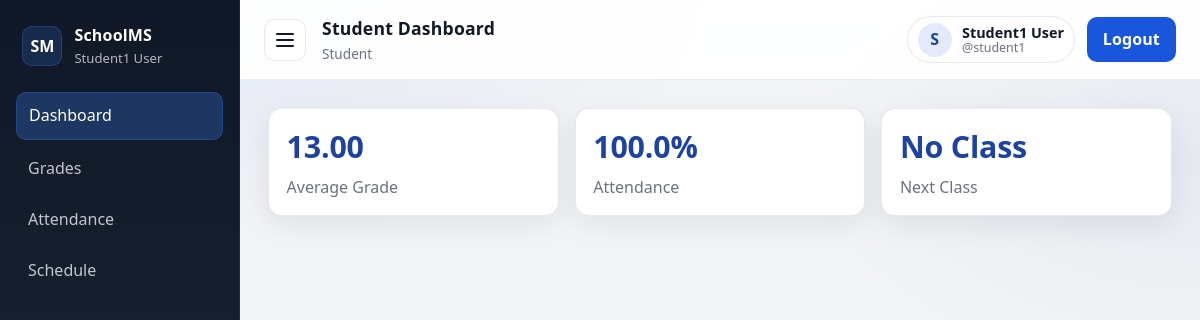
The app's page /student/ (signed in) with its own data.
### accounts/models.py (models this page shows, shortened)
class User(AbstractUser):
    ROLES = [
        ('admin', 'Administrator'),
        ('teacher', 'Teacher'),
        ('student', 'Student'),
        ('parent', 'Parent'),
    ]
    role = models.CharField(max_length=20, choices=ROLES, default='student')

### accounts/decorators.py (the view)
        def _wrapped_view(request, *args, **kwargs):
            if not request.user.is_authenticated:
                return redirect('login')
            if getattr(request.user, 'is_superuser', False):
                return view_func(request, *args, **kwargs)
            if request.user.role not in allowed_roles:
                return redirect('login')
            return view_func(request, *args, **kwargs)

### templates/student/dashboard.html
{% extends 'base_dashboard.html' %}
{% block page_title %}Student Dashboard{% endblock %}
{% block content %}
<div class="stats-grid">
    <div class="stat-card"><h3>{% if avg_grade %}{{ avg_grade|floatformat:2 }}{% else %}N/A{% endif %}</h3><p>Average Grade</p></div>
    <div class="stat-card"><h3>{{ attendance_percent|floatformat:1 }}%</h3><p>Attendance</p></div>
    <div class="stat-card"><h3>{% if next_class %}{{ next_class.course.name }}{% else %}No Class{% endif %}</h3><p>Next Class</p></div>
</div>
{% endblock %}

### templates/base_dashboard.html (shortened to what this page needs)
{% load static %}
<!DOCTYPE html>
<html lang="en">
<head>
    <link rel="stylesheet" href="{% static 'css/style.css' %}">
</head>
<body>
<div class="layout">
    <aside class="sidebar" id="sidebar">
        <div class="logo">
            <div class="logo-mark">SM</div>
            <div class="logo-text">
                <div class="logo-title">SchoolMS</div>
                <div class="logo-subtitle">{{ user.get_full_name|default:user.username }}</div>
            </div>
        </div>
        <nav>
            {% if user.role == 'admin' or user.is_superuser or user.is_staff %}
            <a class="{% if request.path == '/admin-panel/' %}active{% endif %}" href="{% url 'admin_panel_dashboard' %}">Dashboard</a>
            <a class="{% if request.path|slice:':18' == '/admin-panel/users' %}active{% endif %}" href="{% url 'admin_users' %}">Users</a>
            <a class="{% if request.path|slice:':20' == '/admin-panel/classes' %}active{% endif %}" href="{% url 'admin_classes' %}">Classes</a>
            <a class="{% if request.path|slice:':21' == '/admin-panel/subjects' %}active{% endif %}" href="{% url 'admin_subjects' %}">Subjects</a>
            <a class="{% if request.path|slice:':20' == '/admin-panel/reports' %}active{% endif %}" href="{% url 'admin_reports' %}">Reports</a>
            <a href="http://localhost/phpmyadmin/" target="_blank" rel="noopener noreferrer">Database</a>
            {% elif user.role == 'student' %}
            <a class="{% if request.path == '/student/' %}active{% endif %}" href="{% url 'student_dashboard' %}">Dashboard</a>
            <a class="{% if request.path|slice:':15' == '/student/grades' %}active{% endif %}" href="{% url 'student_grades' %}">Grades</a>
            <a class="{% if request.path|slice:':19' == '/student/attendance' %}active{% endif %}" href="{% url 'student_attendance' %}">Attendance</a>
            <a class="{% if request.path|slice:':17' == '/student/schedule' %}active{% endif %}" href="{% url 'student_schedule' %}">Schedule</a>
            {% endif %}
        </nav>
    </aside>
    <section class="main">
        <header class="topbar">
            <div class="topbar-left">
                <button class="icon-btn" id="sidebar-toggle" type="button" aria-label="Toggle sidebar">
                    <span class="hamburger"></span>
                </button>
                <div class="topbar-title">
                    <h1>{% block page_title %}Dashboard{% endblock %}</h1>
                    <div class="topbar-meta">
                        {% if user.is_superuser or user.is_staff %}Admin{% else %}{{ user.role|title }}{% endif %}
                    </div>
                </div>
            </div>
            <div class="topbar-right">
                <div class="user-pill">
                    <div class="avatar" aria-hidden="true">{{ user.username|slice:":1"|upper }}</div>
                    <div class="user-pill-text">
                        <div class="user-name">{{ user.get_full_name|default:user.username }}</div>
                        <div class="user-username">@{{ user.username }}</div>
                    </div>
                </div>
                <a class="btn btn-primary" href="{% url 'logout' %}">Logout</a>
            </div>
        </header>
        <div class="content-wrap">
            {% block content %}{% endblock %}
        </div>
    </section>
</div>
</body>
</html>

### static/css/style.css (style rules this page uses)
:root { --primary: #1a56db; --primary-dark: #1e429f; --secondary: #f3f4f6; --text: #111827; --text-muted: #6b7280; --border: #e5e7eb; --surface: #ffffff; --shadow: 0 10px 30px rgba(17, 24, 39, .08); --success: #057a55; --danger: #c81e1e; --warning: #c27803; --sidebar-bg: #1e2939; --sidebar-text: #d1d5db; --sidebar-active: #3b82f6; }
* { box-sizing: border-box; }
html, body { height: 100%; }
body { margin: 0; font-family: ui-sans-serif, system-ui, -apple-system, "Segoe UI", Roboto, Arial, "Noto Sans", "Liberation Sans", sans-serif; background: radial-gradient(1200px 600px at 20% 0%, rgba(26, 86, 219, .08), transparent 40%), radial-gradient(900px 500px at 100% 20%, rgba(30, 66, 159, .06), transparent 45%), var(--secondary); color: var(--text); line-height: 1.45; }
a { color: inherit; }
.layout { display: flex; min-height: 100vh; }
.sidebar { width: 240px; background: linear-gradient(180deg, #101827, var(--sidebar-bg)); color: var(--sidebar-text); padding: 1rem; position: fixed; top: 0; left: 0; bottom: 0; border-right: 1px solid rgba(255,255,255,.06); }
.sidebar .logo { display: flex; align-items: center; gap: .75rem; margin-bottom: 1rem; padding: .5rem .4rem; }
.logo-mark { width: 40px; height: 40px; border-radius: 10px; display: grid; place-items: center; font-weight: 800; background: rgba(59, 130, 246, .18); color: #fff; border: 1px solid rgba(59, 130, 246, .25); }
.logo-title { font-weight: 800; color: #fff; letter-spacing: .2px; }
.logo-subtitle { font-size: .82rem; color: rgba(209,213,219,.85); margin-top: 2px; }
.sidebar nav a { display: flex; align-items: center; gap: .6rem; color: rgba(209,213,219,.92); text-decoration: none; padding: .7rem .75rem; border-radius: 10px; margin-bottom: .35rem; transition: background .15s ease, color .15s ease, transform .15s ease; }
.sidebar nav a.active { background: rgba(59, 130, 246, .28); color: #fff; border: 1px solid rgba(59,130,246,.25); }
.main { margin-left: 240px; width: calc(100% - 240px); }
.topbar { background: rgba(255,255,255,.92); backdrop-filter: blur(10px); padding: 1rem 1.5rem; border-bottom: 1px solid rgba(229,231,235,.8); display: flex; align-items: center; justify-content: space-between; position: sticky; top: 0; z-index: 5; }
.topbar-left { display: flex; align-items: center; gap: 1rem; }
.topbar-title h1 { font-size: 1.1rem; margin: 0; letter-spacing: .2px; }
.topbar-meta { font-size: .85rem; color: var(--text-muted); margin-top: 2px; }
.topbar-right { display: flex; align-items: center; gap: .75rem; }
.user-pill { display: flex; align-items: center; gap: .65rem; padding: .35rem .6rem; border: 1px solid rgba(229,231,235,.9); border-radius: 999px; background: #fff; }
.avatar { width: 34px; height: 34px; border-radius: 999px; display: grid; place-items: center; font-weight: 800; background: rgba(26,86,219,.12); color: var(--primary-dark); }
.user-name { font-size: .9rem; font-weight: 700; line-height: 1.1; }
.user-username { font-size: .78rem; color: var(--text-muted); line-height: 1.1; }
.content-wrap { max-width: 1200px; padding: 1.75rem; margin: 0 auto; }
.stats-grid { display: grid; grid-template-columns: repeat(auto-fit, minmax(180px, 1fr)); gap: 1rem; }
.stat-card { background: var(--surface); border: 1px solid rgba(229,231,235,.95); border-radius: 14px; padding: 1rem 1.1rem; box-shadow: var(--shadow); }
.stat-card h3 { margin: 0; font-size: 1.9rem; color: var(--primary-dark); letter-spacing: -.2px; }
.stat-card p { color: var(--text-muted); margin: .4rem 0 0; }
.btn { border: 1px solid transparent; padding: .6rem .95rem; border-radius: 10px; text-decoration: none; display: inline-flex; align-items: center; justify-content: center; gap: .4rem; cursor: pointer; font-weight: 700; letter-spacing: .1px; transition: transform .12s ease, box-shadow .12s ease, background .12s ease, border-color .12s ease; }
.btn-primary { background: var(--primary); color: #fff; }
.icon-btn { border: 1px solid rgba(229,231,235,.95); background: #fff; border-radius: 10px; width: 42px; height: 42px; display: grid; place-items: center; cursor: pointer; }
.hamburger, .hamburger::before, .hamburger::after { content: ""; display: block; width: 18px; height: 2px; background: #111827; border-radius: 3px; position: relative; }
.hamburger::before { position: absolute; top: -6px; left: 0; }
.hamburger::after { position: absolute; top: 6px; left: 0; }

### records on screen
User: get_full_name "Student1 User", role "Student", username "S", username "student1"

### other values on screen
{{ avg_grade|floatformat:2 }} "13.00"
{{ attendance_percent|floatformat:1 }} "100.0"
